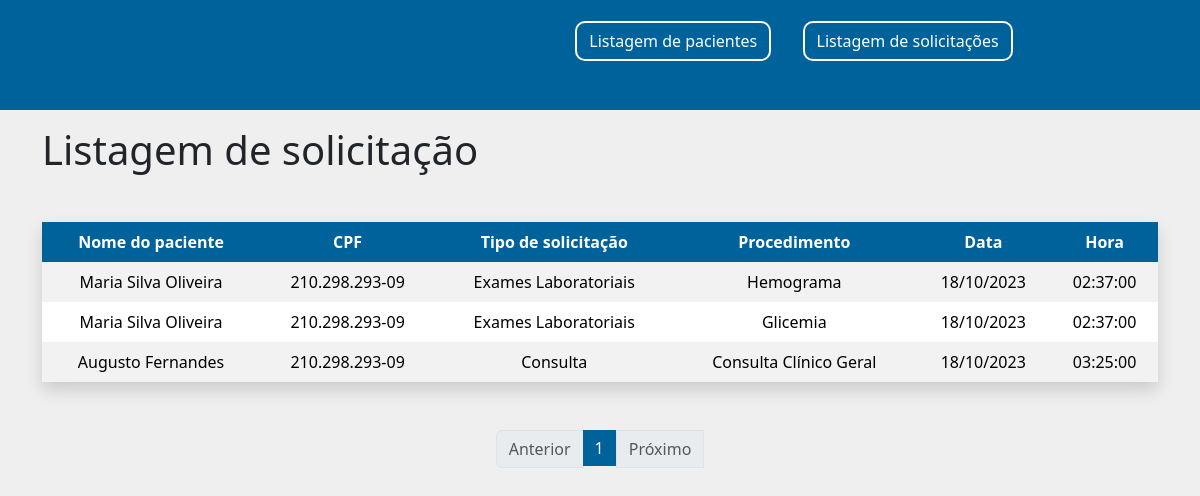
The app's page /listagem-solicitacao/index.php with its own data.
### tables this page shows
CREATE TABLE `pacientes` (
  `id` int(11) NOT NULL,
  `nome` varchar(80) NOT NULL,
  `dataNasc` date NOT NULL,
  `CPF` varchar(14) NOT NULL,
  `status` varchar(8) NOT NULL
);

CREATE TABLE `tiposolicitacao` (
  `id` int(11) NOT NULL,
  `descricao` varchar(40) NOT NULL,
  `status` varchar(8) NOT NULL
);

CREATE TABLE `procedimentos` (
  `id` int(11) NOT NULL,
  `descricao` varchar(80) NOT NULL,
  `tipo_id` int(11) NOT NULL,
  `status` varchar(8) NOT NULL
);

CREATE TABLE `solicitacao` (
  `id` int(11) NOT NULL,
  `id_paciente` int(11) NOT NULL,
  `id_profissional` int(11) NOT NULL,
  `id_procedimento` int(11) NOT NULL,
  `data` date NOT NULL,
  `hora` time NOT NULL
);

### listagem-solicitacao/index.php (the view, shortened to what this page needs)
<?php
    include '../database.php';
?>
    <!DOCTYPE html>
    <html lang="pt-br">
    <head>
        <link href="https://cdn.jsdelivr.net/npm/bootstrap@5.3.2/dist/css/bootstrap.min.css" rel="stylesheet"
>
        <link rel="stylesheet" href="../css/paciente.css?=1">
    </head>
    <header>
        <div class="d-flex justify-content-end">
            <a class='btn' href='../index.php' role='button'>Listagem de pacientes</a>
            <a class='btn' href='#' role='button'>Listagem de solicitações</a>
        </div>
    </header>
    <body>
        <div class="container">
            <h1 class="my-3">Listagem de solicitação</h1>
            <table class="table table-striped table-borderless shadow my-5 text-center">
                <thead>
                    <tr id="header">
                        <th>Nome do paciente</th>
                        <th>CPF</th>
                        <th>Tipo de solicitação</th>
                        <th>Procedimento</th>
                        <th>Data</th>
                        <th>Hora</th>
                    </tr>
                </thead>
                <tbody>
                <?php
                    if (isset($_GET['page_no']) && $_GET['page_no']!="") {
                        $page_no = $_GET['page_no'];
                    } else {
                        $page_no = 1;
                    }
                    $total_pacientes_pagina = 10;
                    $deslocamento = ($page_no-1) * $total_pacientes_pagina;
                    $pagina_anterior = $page_no - 1;
                    $proxima_pagina = $page_no + 1;
                    $resultado_contagem = mysqli_query($conn,"SELECT COUNT(*) AS registros_totais FROM `solicitacao`");
                    $registros_totais = mysqli_fetch_array($resultado_contagem);
                    $registros_totais = $registros_totais['registros_totais'];
                    $num_total_paginas = ceil($registros_totais / $total_pacientes_pagina);
                    $result = mysqli_query($conn,"SELECT pacientes.nome, pacientes.CPF, procedimentos.descricao as procedimentos, tiposolicitacao.descricao AS tipo_solicitacao, solicitacao.data, solicitacao.hora FROM `pacientes`
                    INNER JOIN solicitacao ON solicitacao.id_paciente = pacientes.id
                    INNER JOIN procedimentos ON solicitacao.id_procedimento = procedimentos.id
                    INNER JOIN tiposolicitacao ON tiposolicitacao.id = procedimentos.tipo_id LIMIT $deslocamento, $total_pacientes_pagina");
                    while($row = mysqli_fetch_array($result)){
                        $data = date("d/m/Y", strtotime($row['data']));
                        echo "
                            <tr>
                                <td>".$row['nome']."</td>
                                <td>".$row['CPF']."</td>
                                <td>".$row['tipo_solicitacao']."</td>
                                <td>".$row['procedimentos']."</td>
                                <td>".$data."</td>
                                <td>".$row['hora']."</td>
                            </tr>
                            ";
                    }
                    ?>
                </tbody>
            </table>
            <ul class="pagination justify-content-center">
            <li <?php if($page_no <= 1){ echo "class='disabled page-item'"; } else { echo "class='page-item'";}?>>
                <a <?php if($page_no > 1){ echo "class='page-link' href='?page_no=$pagina_anterior'"; } else { echo "class='page-link'";}?>>Anterior</a>
            </li>
            <?php
                if ($num_total_paginas <= 10){
                    for ($counter = 1; $counter <= $num_total_paginas; $counter++){
                        if ($counter == $page_no) {
                            echo "<li class='active page-item'><a class='page-link'>$counter</a></li>";
                        }else{
                            echo "<li class='page-item'><a class='page-link' href='?page_no=$counter'>$counter</a></li>";
                        }
                    }
                }
            ?>
            <li <?php if($page_no >= $num_total_paginas){ echo "class='disabled' 'page-item'"; } else { echo "class='page-item'";} ?>>
                <a <?php if($page_no < $num_total_paginas) { echo  "class='page-link' href='?page_no=$proxima_pagina'"; } else { echo "class='page-link'";}?>>Próximo</a>
            </li>
            </ul>
        </div>
    </body>
    </html>

### css/paciente.css (style rules this page uses)
tr#header>th { background-color: #00629B; color: #FFFFFF; }
header { background-color: #00629B; width: 100%; height: 110px; padding-right: 13%; }
a.page-link { color: #00629B; }
li.active>a.page-link { background-color: #00629B; border: none; }
body { background-color: #EFEFEF; }
header>div.d-flex.justify-content-end>a.btn { background-color:#00629B; border-color: #FFFFFF; border-width: 2px; border-radius: 10px; color: #FFFFFF; margin-right: 3%; margin-top: 2%; }

### records on screen
pacientes: nome "Maria Silva Oliveira", CPF "210.298.293-09", tiposolicitacao.descricao "Exames Laboratoriais", procedimentos.descricao "Hemograma", solicitacao.data "18/10/2023", solicitacao.hora "02:37:00", procedimentos.descricao "Glicemia"
pacientes: nome "Augusto Fernandes", CPF "210.298.293-09", tiposolicitacao.descricao "Consulta", procedimentos.descricao "Consulta Clínico Geral", solicitacao.data "18/10/2023", solicitacao.hora "03:25:00"
